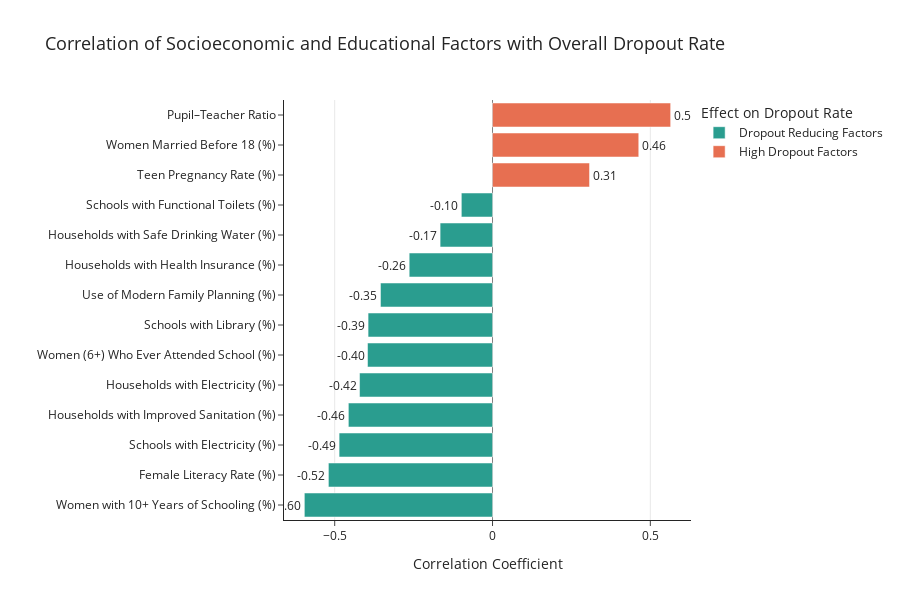
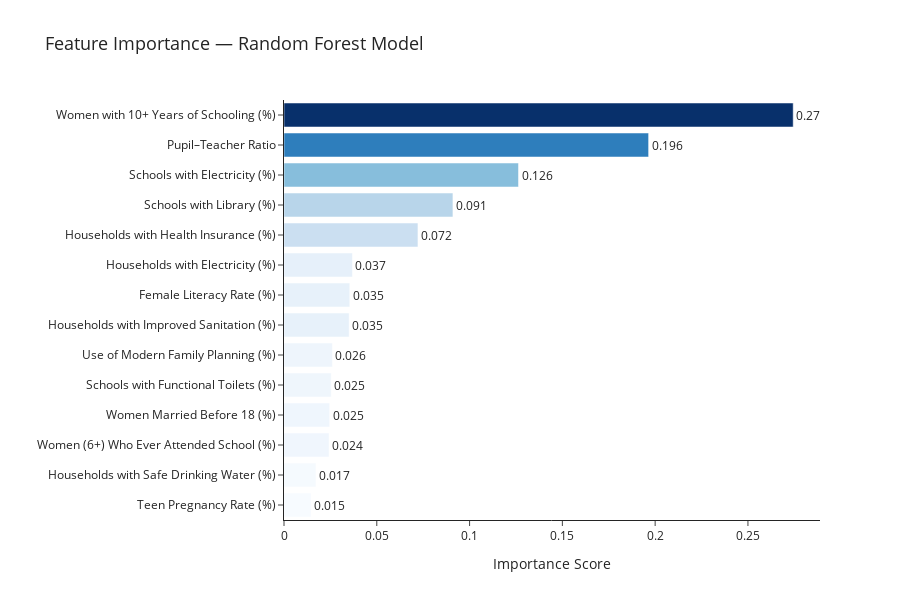

The notebook cell saved with these charts, in order:
### Code cell
# ==========================================================
# 📊 BEAUTIFIED DASHBOARD VISUALS — CORRELATION + RF IMPORTANCE
# ==========================================================

import plotly.express as px
from sklearn.model_selection import train_test_split
from sklearn.preprocessing import RobustScaler
from sklearn.impute import SimpleImputer
from sklearn.pipeline import Pipeline
from sklearn.ensemble import RandomForestRegressor
from sklearn.metrics import mean_absolute_error, r2_score

# ==========================================================
# 1️⃣ COMBINE DROP RATES AND DEFINE FEATURES
# ==========================================================
df['dropout_overall'] = df[['dropout_sec', 'dropout_hsec']].mean(axis=1)

feature_cols = [
    'women_10plus', 'women_literate', 'female_ever_school',
    'nfhs_electricity', 'nfhs_sanitation', 'nfhs_water',
    'nfhs_insurance', 'early_marriage', 'teen_pregnancy',
    'fp_modern', 'ptr', 'pct_toilets', 'pct_library', 'pct_school_elec'
]

for col in feature_cols:
    df[col] = pd.to_numeric(df[col], errors='coerce')

df_model = df[feature_cols + ['dropout_overall']].dropna(subset=['dropout_overall'])
X = df_model[feature_cols]
y = df_model['dropout_overall']

# ==========================================================
# 2️⃣ RANDOM FOREST MODEL TRAINING
# ==========================================================
preprocessor = Pipeline([
    ('imputer', SimpleImputer(strategy='median')),
    ('scaler', RobustScaler())
])

X_p = preprocessor.fit_transform(X)

rf = RandomForestRegressor(
    n_estimators=500,
    max_depth=None,
    min_samples_leaf=2,
    random_state=42,
    n_jobs=-1
)
rf.fit(X_p, y)
y_pred = rf.predict(X_p)
mae = mean_absolute_error(y, y_pred)
r2 = r2_score(y, y_pred)
print(f"✅ Random Forest Trained — MAE: {mae:.3f}, R²: {r2:.3f}")

# ==========================================================
# 3️⃣ USER-FRIENDLY LABELS
# ==========================================================
pretty_labels = {
    'ptr': 'Pupil–Teacher Ratio',
    'early_marriage': 'Women Married Before 18 (%)',
    'teen_pregnancy': 'Teen Pregnancy Rate (%)',
    'pct_toilets': 'Schools with Functional Toilets (%)',
    'nfhs_water': 'Households with Safe Drinking Water (%)',
    'nfhs_insurance': 'Households with Health Insurance (%)',
    'fp_modern': 'Use of Modern Family Planning (%)',
    'pct_library': 'Schools with Library (%)',
    'female_ever_school': 'Women (6+) Who Ever Attended School (%)',
    'nfhs_electricity': 'Households with Electricity (%)',
    'nfhs_sanitation': 'Households with Improved Sanitation (%)',
    'pct_school_elec': 'Schools with Electricity (%)',
    'women_literate': 'Female Literacy Rate (%)',
    'women_10plus': 'Women with 10+ Years of Schooling (%)'
}

# ==========================================================
# 4️⃣ CORRELATION VISUALIZATION
# ==========================================================
corr_with_dropout = (
    df_model.corr()['dropout_overall']
    .drop('dropout_overall')
    .sort_values()
)

corr_df = corr_with_dropout.reset_index()
corr_df.columns = ['Feature', 'Correlation']
corr_df['Readable Name'] = corr_df['Feature'].map(pretty_labels)
corr_df['Effect'] = np.where(corr_df['Correlation'] > 0, 'High Dropout Factors', 'Dropout Reducing Factors')

fig_corr = px.bar(
    corr_df,
    x='Correlation',
    y='Readable Name',
    color='Effect',
    text='Correlation',
    orientation='h',
    color_discrete_map={
        'High Dropout Factors': '#e76f51',
        'Dropout Reducing Factors': '#2a9d8f'
    },
    title='Correlation of Socioeconomic and Educational Factors with Overall Dropout Rate',
    hover_data={'Feature': True, 'Correlation': ':.2f'}
)

fig_corr.update_traces(texttemplate='%{text:.2f}', textposition='outside')
fig_corr.update_layout(
    xaxis_title='Correlation Coefficient',
    yaxis_title='',
    title_font_size=18,
    xaxis=dict(showgrid=True, zeroline=True, zerolinecolor='gray'),
    template='simple_white',
    height=600,
    legend_title_text='Effect on Dropout Rate'
)
fig_corr.show()

# ==========================================================
# 5️⃣ RANDOM FOREST FEATURE IMPORTANCE (INTERACTIVE)
# ==========================================================
rf_importance = pd.Series(rf.feature_importances_, index=feature_cols).sort_values(ascending=True)
rf_df = rf_importance.reset_index()
rf_df.columns = ['Feature', 'Importance']
rf_df['Readable Name'] = rf_df['Feature'].map(pretty_labels)

fig_rf = px.bar(
    rf_df,
    x='Importance',
    y='Readable Name',
    orientation='h',
    text='Importance',
    color='Importance',
    color_continuous_scale='Blues',
    title='Feature Importance — Random Forest Model',
    hover_data={'Feature': True, 'Importance': ':.3f'}
)

fig_rf.update_traces(texttemplate='%{text:.3f}', textposition='outside')
fig_rf.update_layout(
    xaxis_title='Importance Score',
    yaxis_title='',
    template='simple_white',
    title_font_size=18,
    height=600,
    coloraxis_showscale=False
)
fig_rf.show()

# ==========================================================
# 6️⃣ SUMMARY INSIGHT
# ==========================================================
print("\n🧠 Insight Summary:")
print("""
➡️ Higher Pupil–Teacher Ratio (PTR), Early Marriage, and Teen Pregnancy rates show strong POSITIVE correlation.
   → These are the leading contributors to increased dropout rates.

➡️ Female Education (10+ years schooling, literacy), and better School Infrastructure (Electricity, Library, Toilets)
   show strong NEGATIVE correlation.
   → Districts with better educational environments have significantly lower dropout rates.

➡️ Random Forest confirms the same — Women's Education and PTR emerge as the two dominant factors
   explaining variance in dropout rates across districts.
""")

### Figure 1 — Plotly figure (JSON) as saved in the notebook; plotly's stock layout.template omitted (floating-point values rounded to 4 significant figures)
{"data": [{"customdata": [["women_10plus"], ["women_literate"], ["pct_school_elec"], ["nfhs_sanitation"], ["nfhs_electricity"], ["female_ever_school"], ["pct_library"], ["fp_modern"], ["nfhs_insurance"], ["nfhs_water"], ["pct_toilets"]], "hovertemplate": "Effect=Dropout Reducing Factors<br>Correlation=%{text:.2f}<br>Readable Name=%{y}<br>Feature=%{customdata[0]}<extra></extra>", "legendgroup": "Dropout Reducing Factors", "marker": {"color": "#2a9d8f", "pattern": {"shape": ""}}, "name": "Dropout Reducing Factors", "orientation": "h", "showlegend": true, "text": [-0.5962, -0.52, -0.486, -0.4567, -0.4213, -0.396, -0.3942, -0.355, -0.264, -0.1661, -0.0988], "textposition": "outside", "texttemplate": "%{text:.2f}", "type": "bar", "x": [-0.5962, -0.52, -0.486, -0.4567, -0.4213, -0.396, -0.3942, -0.355, -0.264, -0.1661, -0.0988], "xaxis": "x", "y": ["Women with 10+ Years of Schooling (%)", "Female Literacy Rate (%)", "Schools with Electricity (%)", "Households with Improved Sanitation (%)", "Households with Electricity (%)", "Women (6+) Who Ever Attended School (%)", "Schools with Library (%)", "Use of Modern Family Planning (%)", "Households with Health Insurance (%)", "Households with Safe Drinking Water (%)", "Schools with Functional Toilets (%)"], "yaxis": "y"}, {"customdata": [["teen_pregnancy"], ["early_marriage"], ["ptr"]], "hovertemplate": "Effect=High Dropout Factors<br>Correlation=%{text:.2f}<br>Readable Name=%{y}<br>Feature=%{customdata[0]}<extra></extra>", "legendgroup": "High Dropout Factors", "marker": {"color": "#e76f51", "pattern": {"shape": ""}}, "name": "High Dropout Factors", "orientation": "h", "showlegend": true, "text": [0.3074, 0.4633, 0.5644], "textposition": "outside", "texttemplate": "%{text:.2f}", "type": "bar", "x": [0.3074, 0.4633, 0.5644], "xaxis": "x", "y": ["Teen Pregnancy Rate (%)", "Women Married Before 18 (%)", "Pupil–Teacher Ratio"], "yaxis": "y"}], "layout": {"barmode": "relative", "height": 600, "legend": {"title": {"text": "Effect on Dropout Rate"}, "tracegroupgap": 0}, "title": {"font": {"size": 18}, "text": "Correlation of Socioeconomic and Educational Factors with Overall Dropout Rate"}, "xaxis": {"anchor": "y", "domain": [0, 1], "showgrid": true, "title": {"text": "Correlation Coefficient"}, "zeroline": true, "zerolinecolor": "gray"}, "yaxis": {"anchor": "x", "domain": [0, 1], "title": {"text": ""}}}}

### Figure 2 — Plotly figure (JSON) as saved in the notebook; plotly's stock layout.template omitted (floating-point values rounded to 4 significant figures)
{"data": [{"customdata": [["teen_pregnancy"], ["nfhs_water"], ["female_ever_school"], ["early_marriage"], ["pct_toilets"], ["fp_modern"], ["nfhs_sanitation"], ["women_literate"], ["nfhs_electricity"], ["nfhs_insurance"], ["pct_library"], ["pct_school_elec"], ["ptr"], ["women_10plus"]], "hovertemplate": "Importance=%{marker.color:.3f}<br>Readable Name=%{y}<br>Feature=%{customdata[0]}<extra></extra>", "legendgroup": "", "marker": {"color": [0.0146, 0.0172, 0.02427, 0.0246, 0.02544, 0.02605, 0.03509, 0.03544, 0.03687, 0.07217, 0.09103, 0.1264, 0.1965, 0.2744], "coloraxis": "coloraxis", "pattern": {"shape": ""}}, "name": "", "orientation": "h", "showlegend": false, "text": [0.0146, 0.0172, 0.02427, 0.0246, 0.02544, 0.02605, 0.03509, 0.03544, 0.03687, 0.07217, 0.09103, 0.1264, 0.1965, 0.2744], "textposition": "outside", "texttemplate": "%{text:.3f}", "type": "bar", "x": [0.0146, 0.0172, 0.02427, 0.0246, 0.02544, 0.02605, 0.03509, 0.03544, 0.03687, 0.07217, 0.09103, 0.1264, 0.1965, 0.2744], "xaxis": "x", "y": ["Teen Pregnancy Rate (%)", "Households with Safe Drinking Water (%)", "Women (6+) Who Ever Attended School (%)", "Women Married Before 18 (%)", "Schools with Functional Toilets (%)", "Use of Modern Family Planning (%)", "Households with Improved Sanitation (%)", "Female Literacy Rate (%)", "Households with Electricity (%)", "Households with Health Insurance (%)", "Schools with Library (%)", "Schools with Electricity (%)", "Pupil–Teacher Ratio", "Women with 10+ Years of Schooling (%)"], "yaxis": "y"}], "layout": {"barmode": "relative", "coloraxis": {"colorbar": {"title": {"text": "Importance"}}, "colorscale": [[0, "rgb(247,251,255)"], [0.125, "rgb(222,235,247)"], [0.25, "rgb(198,219,239)"], [0.375, "rgb(158,202,225)"], [0.5, "rgb(107,174,214)"], [0.625, "rgb(66,146,198)"], [0.75, "rgb(33,113,181)"], [0.875, "rgb(8,81,156)"], [1, "rgb(8,48,107)"]], "showscale": false}, "height": 600, "legend": {"tracegroupgap": 0}, "title": {"font": {"size": 18}, "text": "Feature Importance — Random Forest Model"}, "xaxis": {"anchor": "y", "domain": [0, 1], "title": {"text": "Importance Score"}}, "yaxis": {"anchor": "x", "domain": [0, 1], "title": {"text": ""}}}}
